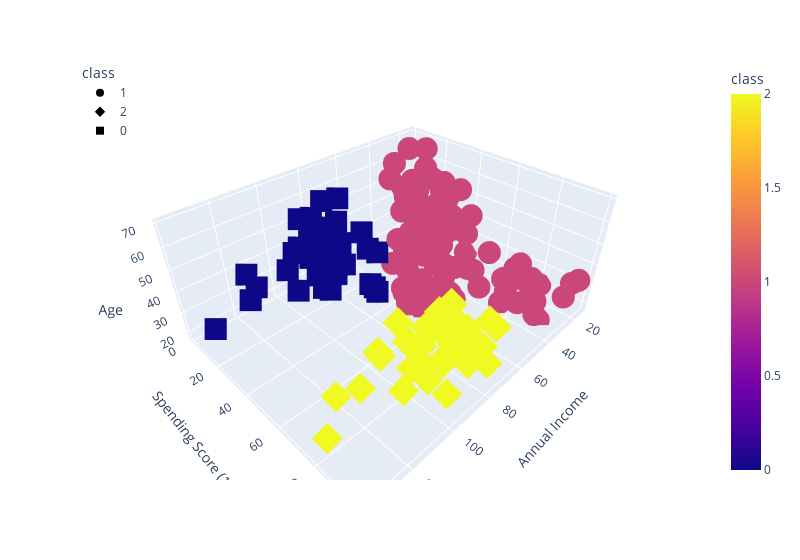

Write notebook code for a chart like this one.
### Code cell
fig = px.scatter_3d(
    df_shopping,
x="Annual Income",
    y="Spending Score (1-100)",
    z="Age",
color="class",
    symbol="class",
    width=800,
)
fig.update_layout(legend=dict(x=0, y=1))
fig.show()

### Figure 1 — Plotly figure (JSON) as saved in the notebook; plotly's stock layout.template omitted (floating-point values rounded to 4 significant figures)
{"data": [{"hovertemplate": "class=%{marker.color}<br>Annual Income=%{x}<br>Spending Score (1-100)=%{y}<br>Age=%{z}<extra></extra>", "legendgroup": "1", "marker": {"color": [1, 1, 1, 1, 1, 1, 1, 1, 1, 1, 1, 1, 1, 1, 1, 1, 1, 1, 1, 1, 1, 1, 1, 1, 1, 1, 1, 1, 1, 1, 1, 1, 1, 1, 1, 1, 1, 1, 1, 1, 1, 1, 1, 1, 1, 1, 1, 1, 1, 1, 1, 1, 1, 1, 1, 1, 1, 1, 1, 1, 1, 1, 1, 1, 1, 1, 1, 1, 1, 1, 1, 1, 1, 1, 1, 1, 1, 1, 1, 1, 1, 1, 1, 1, 1, 1, 1, 1, 1, 1, 1, 1, 1, 1, 1, 1, 1, 1, 1, 1, 1, 1, 1, 1, 1, 1, 1, 1, 1, 1, 1, 1, 1, 1, 1, 1, 1, 1, 1, 1, 1, 1, 1], "coloraxis": "coloraxis", "symbol": "circle"}, "mode": "markers", "name": "1", "scene": "scene", "showlegend": true, "type": "scatter3d", "x": [15, 15, 16, 16, 17, 17, 18, 18, 19, 19, 19, 19, 20, 20, 20, 20, 21, 21, 23, 23, 24, 24, 25, 25, 28, 28, 28, 28, 29, 29, 30, 30, 33, 33, 33, 33, 34, 34, 37, 37, 38, 38, 39, 39, 39, 39, 40, 40, 40, 40, 42, 42, 43, 43, 43, 43, 44, 44, 46, 46, 46, 46, 47, 47, 48, 48, 48, 48, 48, 48, 49, 49, 50, 50, 54, 54, 54, 54, 54, 54, 54, 54, 54, 54, 54, 54, 57, 57, 58, 58, 59, 59, 60, 60, 60, 60, 60, 60, 61, 61, 62, 62, 62, 62, 62, 62, 63, 63, 63, 63, 63, 63, 64, 64, 65, 65, 65, 65, 67, 67, 67, 67, 69], "y": [39, 81, 6, 77, 40, 76, 6, 94, 3, 72, 14, 99, 15, 77, 13, 79, 35, 66, 29, 98, 35, 73, 5, 73, 14, 82, 32, 61, 31, 87, 4, 73, 4, 92, 14, 81, 17, 73, 26, 75, 35, 92, 36, 61, 28, 65, 55, 47, 42, 42, 52, 60, 54, 60, 45, 41, 50, 46, 51, 46, 56, 55, 52, 59, 51, 59, 50, 48, 59, 47, 55, 42, 49, 56, 47, 54, 53, 48, 52, 42, 51, 55, 41, 44, 57, 46, 58, 55, 60, 46, 55, 41, 49, 40, 42, 52, 47, 50, 42, 49, 41, 48, 59, 55, 56, 42, 50, 46, 43, 48, 52, 54, 42, 46, 48, 50, 43, 59, 43, 57, 56, 40, 58], "z": [19, 21, 20, 23, 31, 22, 35, 23, 64, 30, 67, 35, 58, 24, 37, 22, 35, 20, 52, 35, 35, 25, 46, 31, 54, 29, 45, 35, 40, 23, 60, 21, 53, 18, 49, 21, 42, 30, 36, 20, 65, 24, 48, 31, 49, 24, 50, 27, 29, 31, 49, 33, 31, 59, 50, 47, 51, 69, 27, 53, 70, 19, 67, 54, 63, 18, 43, 68, 19, 32, 70, 47, 60, 60, 59, 26, 45, 40, 23, 49, 57, 38, 67, 46, 21, 48, 55, 22, 34, 50, 68, 18, 48, 40, 32, 24, 47, 27, 48, 20, 23, 49, 67, 26, 49, 21, 66, 54, 68, 66, 65, 19, 38, 19, 18, 19, 63, 49, 51, 50, 27, 38, 40]}, {"hovertemplate": "class=%{marker.color}<br>Annual Income=%{x}<br>Spending Score (1-100)=%{y}<br>Age=%{z}<extra></extra>", "legendgroup": "2", "marker": {"color": [2, 2, 2, 2, 2, 2, 2, 2, 2, 2, 2, 2, 2, 2, 2, 2, 2, 2, 2, 2, 2, 2, 2, 2, 2, 2, 2, 2, 2, 2, 2, 2, 2, 2, 2, 2, 2, 2, 2], "coloraxis": "coloraxis", "symbol": "diamond"}, "mode": "markers", "name": "2", "scene": "scene", "showlegend": true, "type": "scatter3d", "x": [69, 70, 71, 71, 71, 72, 73, 73, 74, 75, 76, 77, 77, 78, 78, 78, 78, 78, 78, 79, 81, 85, 86, 87, 87, 87, 88, 88, 93, 97, 98, 99, 101, 103, 103, 113, 120, 126, 137], "y": [91, 77, 95, 75, 75, 71, 88, 73, 72, 93, 87, 97, 74, 90, 88, 76, 89, 78, 73, 83, 93, 75, 95, 63, 75, 92, 86, 69, 90, 86, 88, 97, 68, 85, 69, 91, 79, 74, 83], "z": [39, 31, 40, 38, 39, 31, 29, 32, 35, 32, 32, 28, 32, 34, 39, 38, 27, 30, 30, 29, 31, 36, 33, 32, 28, 36, 30, 27, 35, 32, 29, 30, 28, 36, 32, 38, 35, 32, 30]}, {"hovertemplate": "class=%{marker.color}<br>Annual Income=%{x}<br>Spending Score (1-100)=%{y}<br>Age=%{z}<extra></extra>", "legendgroup": "0", "marker": {"color": [0, 0, 0, 0, 0, 0, 0, 0, 0, 0, 0, 0, 0, 0, 0, 0, 0, 0, 0, 0, 0, 0, 0, 0, 0, 0, 0, 0, 0, 0, 0, 0, 0, 0, 0, 0, 0, 0], "coloraxis": "coloraxis", "symbol": "square"}, "mode": "markers", "name": "0", "scene": "scene", "showlegend": true, "type": "scatter3d", "x": [70, 71, 71, 71, 72, 73, 73, 74, 75, 76, 77, 77, 78, 78, 78, 78, 78, 78, 79, 81, 85, 86, 87, 87, 87, 88, 88, 93, 97, 98, 99, 101, 103, 103, 113, 120, 126, 137], "y": [29, 35, 11, 9, 34, 5, 7, 10, 5, 40, 12, 36, 22, 17, 20, 16, 1, 1, 35, 5, 26, 20, 27, 13, 10, 13, 15, 14, 32, 15, 39, 24, 17, 23, 8, 16, 28, 18], "z": [23, 43, 59, 47, 25, 20, 44, 19, 57, 28, 25, 48, 34, 43, 44, 47, 37, 34, 56, 19, 50, 42, 36, 40, 36, 52, 58, 59, 37, 46, 41, 54, 41, 34, 33, 47, 45, 32]}], "layout": {"coloraxis": {"colorbar": {"title": {"text": "class"}}, "colorscale": [[0, "#0d0887"], [0.1111, "#46039f"], [0.2222, "#7201a8"], [0.3333, "#9c179e"], [0.4444, "#bd3786"], [0.5556, "#d8576b"], [0.6667, "#ed7953"], [0.7778, "#fb9f3a"], [0.8889, "#fdca26"], [1, "#f0f921"]]}, "legend": {"title": {"text": "class"}, "tracegroupgap": 0, "x": 0, "y": 1}, "margin": {"t": 60}, "scene": {"domain": {"x": [0, 1], "y": [0, 1]}, "xaxis": {"title": {"text": "Annual Income"}}, "yaxis": {"title": {"text": "Spending Score (1-100)"}}, "zaxis": {"title": {"text": "Age"}}}, "width": 800}}
